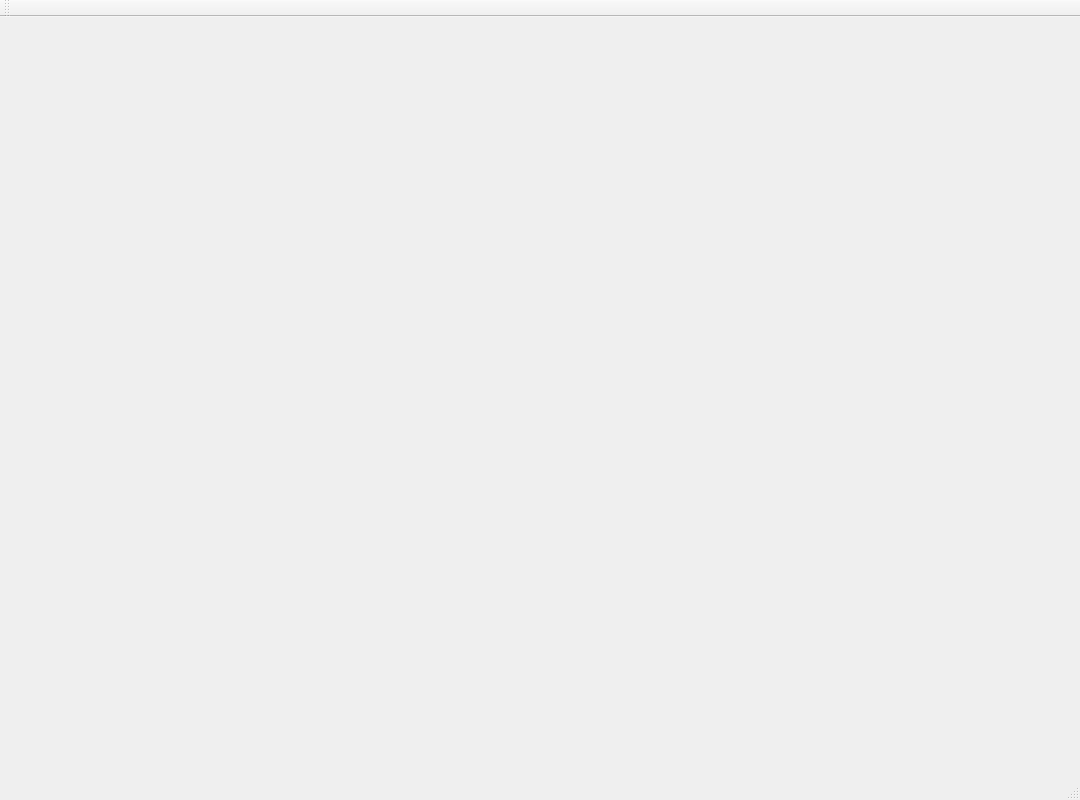
<?xml version="1.0" encoding="UTF-8"?>
<ui version="4.0">
 <class>MainWindow</class>
 <widget class="QMainWindow" name="MainWindow">
  <property name="geometry">
   <rect>
    <x>0</x>
    <y>0</y>
    <width>1080</width>
    <height>800</height>
   </rect>
  </property>
  <property name="windowTitle">
   <string>MainWindow</string>
  </property>
  <property name="tabShape">
   <enum>QTabWidget::Rounded</enum>
  </property>
  <widget class="QWidget" name="centralWidget"/>
  <widget class="QToolBar" name="mainToolBar">
   <attribute name="toolBarArea">
    <enum>TopToolBarArea</enum>
   </attribute>
   <attribute name="toolBarBreak">
    <bool>false</bool>
   </attribute>
  </widget>
  <widget class="QStatusBar" name="statusBar"/>
 </widget>
 <layoutdefault spacing="6" margin="11"/>
 <resources/>
 <connections/>
</ui>
